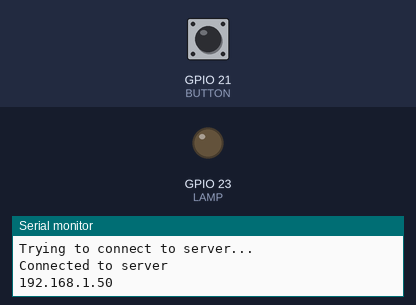
Simulated run of this sketch. Board: ESP32. On the bench: output pins drawn as LEDs (lit = HIGH), the last lines printed to the serial monitor. The test bench sets the inputs (shaded band); at power-on: GPIO 21 (BUTTON) HIGH. WiFi joins after 1.5 s; servers stay silent unless stated.

Above: at 4.4 s.
4.5 s: GPIO 21 (BUTTON) pulled LOW for 0.15 s
At 4.8 s:
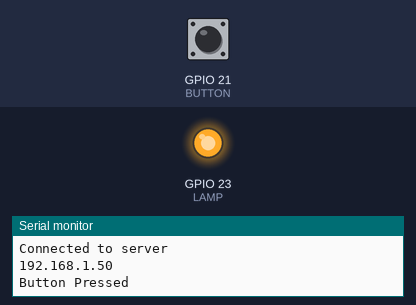
Timing chart, 0 to 7.5 s (numbered marks = the images above; inputs shaded):
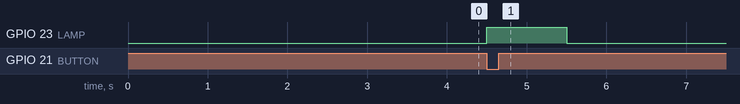

Measured:
- after the input at 4.5 s, GPIO 23 (LAMP): LOW → HIGH at once, → LOW 1.0 s later

The sketch:

dongding_button.ino
```cpp
#include <WiFi.h>
const char* ssid = ""; //WIFI SSID
const char* password = ""; //WIFI PASSWORD
byte ip[] = { 192, 168, 178, 74}; //Server IP in local network
byte signal_byte = 2; //Food is ready notification
WiFiClient client;

void setup() {
    Serial.begin(9600);
    delay(1000);


    pinMode(21, INPUT_PULLUP); //BUTTON
    pinMode(23, OUTPUT); //LAMP
    WiFi.begin(ssid, password);

    while (WiFi.status() != WL_CONNECTED) {
      delay(1000);
      Serial.println("Connecting to WiFi..");
    }
    Serial.println("Connected to the WiFi network");
    Serial.println("Trying to connect to server...");
    int connection_state = client.connect(ip, 22222);
    while (connection_state != 1){
      connection_state = client.connect(ip, 22222);
      Serial.println("Trying to connect to server...");
    }

    Serial.println("Connected to server");
    Serial.println(WiFi.localIP());
}

void loop() {
    if (client) {
      while(client.connected()) {
        if(digitalRead(21) == LOW){
           Serial.println("Button Pressed");
           client.write(signal_byte);
           digitalWrite(23, HIGH);
           delay(1000);
           digitalWrite(23, LOW);
        }
      }
    }
}
```
